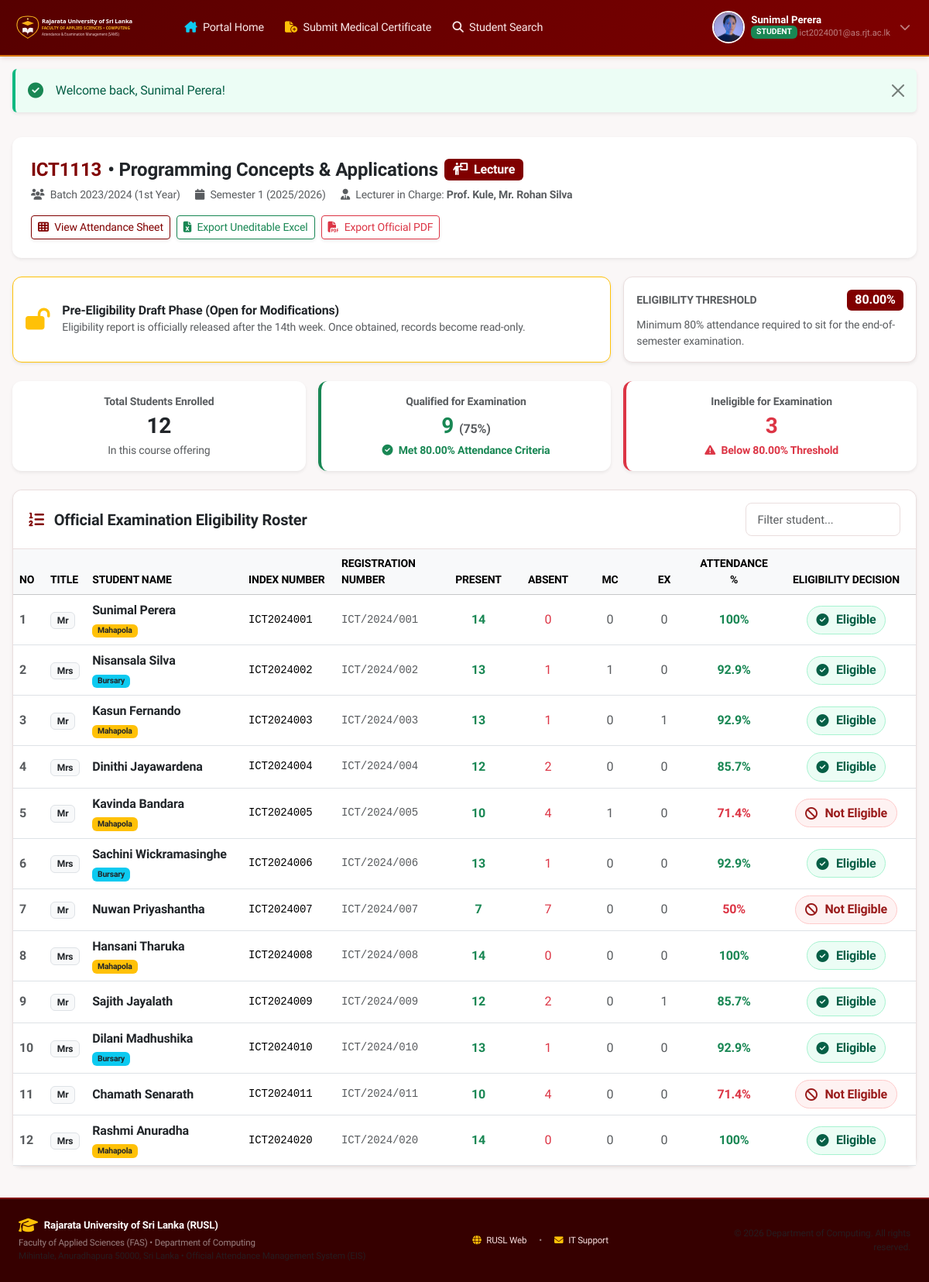
The app's page /eligibility_report.php (signed in) with its own data.
### tables this page shows
CREATE TABLE IF NOT EXISTS `students` (
    `id` INT AUTO_INCREMENT PRIMARY KEY,
    `reg_number` VARCHAR(50) NOT NULL UNIQUE,
    `index_number` VARCHAR(50) NOT NULL UNIQUE,
    `nic` VARCHAR(30) NULL,
    `name` VARCHAR(255) NOT NULL,
    `gender` ENUM('Male', 'Female') NOT NULL,
    `title` VARCHAR(10) NOT NULL,
    `batch_id` INT NOT NULL,
    `is_mahapola` TINYINT(1) DEFAULT 0,
    `is_bursary` TINYINT(1) DEFAULT 0,
    `email` VARCHAR(191) NULL UNIQUE,
    `created_at` TIMESTAMP DEFAULT CURRENT_TIMESTAMP,
    CONSTRAINT `fk_student_batch` FOREIGN KEY (`batch_id`) REFERENCES `academic_batches` (`id`) ON DELETE RESTRICT
);

CREATE TABLE IF NOT EXISTS `course_offerings` (
    `id` INT AUTO_INCREMENT PRIMARY KEY,
    `course_id` INT NOT NULL,
    `session_type` ENUM('lecture', 'practical') NOT NULL,
    `offering_code` VARCHAR(50) NOT NULL UNIQUE,
    `display_name` VARCHAR(255) NOT NULL,
    `eligibility_threshold` DECIMAL(5,2) DEFAULT 80.00,
    `is_locked` TINYINT(1) DEFAULT 0,
    `locked_at` DATETIME NULL,
    `locked_by` INT NULL,
    `created_at` TIMESTAMP DEFAULT CURRENT_TIMESTAMP,
    CONSTRAINT `fk_offering_course` FOREIGN KEY (`course_id`) REFERENCES `courses` (`id`) ON DELETE CASCADE,
    CONSTRAINT `fk_offering_locked_by` FOREIGN KEY (`locked_by`) REFERENCES `users` (`id`) ON DELETE SET NULL
);

CREATE TABLE IF NOT EXISTS `courses` (
    `id` INT AUTO_INCREMENT PRIMARY KEY,
    `course_code` VARCHAR(30) NOT NULL UNIQUE,
    `course_name` VARCHAR(255) NOT NULL,
    `batch_id` INT NOT NULL,
    `semester_id` INT NOT NULL,
    `has_practical` TINYINT(1) DEFAULT 0,
    `created_at` TIMESTAMP DEFAULT CURRENT_TIMESTAMP,
    CONSTRAINT `fk_course_batch` FOREIGN KEY (`batch_id`) REFERENCES `academic_batches` (`id`) ON DELETE CASCADE,
    CONSTRAINT `fk_course_semester` FOREIGN KEY (`semester_id`) REFERENCES `semesters` (`id`) ON DELETE CASCADE
);

CREATE TABLE IF NOT EXISTS `academic_batches` (
    `id` INT AUTO_INCREMENT PRIMARY KEY,
    `batch_name` VARCHAR(100) NOT NULL,
    `batch_code` VARCHAR(20) NOT NULL UNIQUE,
    `year_of_study` INT NOT NULL,
    `academic_year` VARCHAR(30) NOT NULL,
    `is_active` TINYINT(1) DEFAULT 1,
    `created_at` TIMESTAMP DEFAULT CURRENT_TIMESTAMP
);

CREATE TABLE IF NOT EXISTS `semesters` (
    `id` INT AUTO_INCREMENT PRIMARY KEY,
    `semester_number` INT NOT NULL,
    `academic_year` VARCHAR(30) NOT NULL,
    `is_current` TINYINT(1) DEFAULT 1,
    `start_date` DATE NULL,
    `end_date` DATE NULL,
    `created_at` TIMESTAMP DEFAULT CURRENT_TIMESTAMP,
    UNIQUE KEY `uk_semester_year` (`semester_number`, `academic_year`)
);

CREATE TABLE IF NOT EXISTS `course_enrollments` (
    `id` INT AUTO_INCREMENT PRIMARY KEY,
    `offering_id` INT NOT NULL,
    `student_id` INT NOT NULL,
    `practical_qualification_status` ENUM('pending', 'qualified', 'disqualified') DEFAULT 'pending',
    `hod_qualification_remarks` TEXT NULL,
    `hod_evaluated_at` DATETIME NULL,
    `hod_evaluated_by` INT NULL,
    UNIQUE KEY `uk_offering_student` (`offering_id`, `student_id`),
    CONSTRAINT `fk_ce_offering` FOREIGN KEY (`offering_id`) REFERENCES `course_offerings` (`id`) ON DELETE CASCADE,
    CONSTRAINT `fk_ce_student` FOREIGN KEY (`student_id`) REFERENCES `students` (`id`) ON DELETE CASCADE,
    CONSTRAINT `fk_ce_hod` FOREIGN KEY (`hod_evaluated_by`) REFERENCES `users` (`id`) ON DELETE SET NULL
);

### public/eligibility_report.php (the view, shortened to what the rows shown need)
<?php
require_once __DIR__ . '/../config/app.php';
require_once __DIR__ . '/../services/EligibilityService.php';
$eligibilityService = new EligibilityService();
$offeringId = isset($_GET['id']) ? (int)$_GET['id'] : 1;
$data = $eligibilityService->getOfferingAttendanceSheet($offeringId);
$offering = $data['offering'];
$students = $data['students'];
$totalStudents = count($students);
$eligibleCount = 0;
$ineligibleCount = 0;
foreach ($students as $st) {
    if ($st['is_eligible']) {
        $eligibleCount++;
    } else {
        $ineligibleCount++;
    }
}
$eligiblePct = $totalStudents > 0 ? round(($eligibleCount / $totalStudents) * 100, 1) : 0;
require_once __DIR__ . '/layout/header.php';
?>
<div class="card shadow-sm border-0 mb-4 bg-white">
    <div class="card-body p-4">
        <div class="d-flex flex-wrap justify-content-between align-items-start gap-3">
            <div>
                <div class="d-flex align-items-center gap-2 mb-1">
                    <span class="fs-4 fw-bold text-primary"><?= e($offering['course_code']) ?></span>
                    <span class="fs-4 fw-bold text-dark">&bull; <?= e($offering['course_name']) ?></span>
                    <?php if ($offering['session_type'] === 'practical'): ?>
                        <span class="badge bg-warning text-dark fs-6"><i class="fa-solid fa-flask-vial me-1"></i> Practical</span>
                    <?php else: ?>
                        <span class="badge bg-primary fs-6"><i class="fa-solid fa-person-chalkboard me-1"></i> Lecture</span>
                    <?php endif; ?>
                </div>
                <div class="text-muted small">
                    <span class="me-3"><i class="fa-solid fa-users me-1"></i> <?= e($offering['batch_name']) ?></span>
                    <span class="me-3"><i class="fa-solid fa-calendar me-1"></i> Semester <?= e($offering['semester_number']) ?> (<?= e($offering['academic_year']) ?>)</span>
                    <span><i class="fa-solid fa-user-tie me-1"></i> Lecturer in Charge: <strong>
                    </strong></span>
                </div>
            </div>
        </div>
    </div>
</div>
<div class="row g-3 mb-4">
    <div class="col-lg-4">
        <div class="card shadow-sm h-100">
            <div class="card-body p-3">
                <div class="d-flex justify-content-between align-items-center mb-2">
                    <span class="small fw-bold text-muted text-uppercase">Eligibility Threshold</span>
                    <span class="badge bg-primary fs-6 fw-bold"><?= e($offering['eligibility_threshold']) ?>%</span>
                </div>
            </div>
        </div>
    </div>
</div>
<div class="row g-3 mb-4 text-center">
    <div class="col-sm-4">
        <div class="card shadow-sm border-0 bg-white p-3 border-start border-4 border-success">
            <div class="text-muted small fw-semibold">Qualified for Examination</div>
            <div class="fs-3 fw-bold text-success"><?= $eligibleCount ?> <span class="fs-6 text-muted">(<?= $eligiblePct ?>%)</span></div>
            <small class="text-success fw-semibold"><i class="fa-solid fa-circle-check me-1"></i> Met <?= $offering['eligibility_threshold'] ?>% Attendance Criteria</small>
        </div>
    </div>
    <div class="col-sm-4">
        <div class="card shadow-sm border-0 bg-white p-3 border-start border-4 border-danger">
            <div class="text-muted small fw-semibold">Ineligible for Examination</div>
            <div class="fs-3 fw-bold text-danger"><?= $ineligibleCount ?></div>
            <small class="text-danger fw-semibold"><i class="fa-solid fa-triangle-exclamation me-1"></i> Below <?= $offering['eligibility_threshold'] ?>% Threshold</small>
        </div>
    </div>
</div>
<div class="card shadow-sm mb-4">
    <div class="table-responsive">
        <table class="table table-hover align-middle mb-0" id="eligibilityTable">
            <thead class="table-light small text-muted text-uppercase">
                <tr>
                    <th style="width: 40px;">No</th>
                    <th style="width: 50px;">Title</th>
                    <th>Student Name</th>
                    <th style="width: 120px;">Index Number</th>
                    <th style="width: 140px;">Registration Number</th>
                    <th style="width: 90px;" class="text-center">Present</th>
                    <th style="width: 90px;" class="text-center">Absent</th>
                    <th style="width: 70px;" class="text-center">MC</th>
                    <th style="width: 70px;" class="text-center">Ex</th>
                    <th style="width: 110px;" class="text-center">Attendance %</th>
                    <th style="width: 180px;" class="text-center">Eligibility Decision</th>
                </tr>
            </thead>
            <tbody>
                <?php if (empty($students)): ?>
                    <tr><td colspan="11" class="text-center py-4 text-muted">No students enrolled.</td></tr>
                <?php else: ?>
                    <?php foreach ($students as $st): ?>
                        <tr>
                            <td class="text-muted fw-bold"><?= $st['no'] ?></td>
                            <td><span class="badge bg-light text-dark border"><?= e($st['title']) ?></span></td>
                            <td>
                                <div class="fw-semibold text-dark"><?= e($st['name']) ?></div>
                                <?php if ($st['is_mahapola']): ?>
                                    <span class="badge bg-warning text-dark" style="font-size: 0.65rem;">Mahapola</span>
                                <?php endif; ?>
                                <?php if ($st['is_bursary']): ?>
                                    <span class="badge bg-info text-dark" style="font-size: 0.65rem;">Bursary</span>
                                <?php endif; ?>
                            </td>
                            <td class="font-monospace small"><?= e($st['index_number']) ?></td>
                            <td class="font-monospace small text-muted"><?= e($st['reg_number']) ?></td>
                            <td class="text-center fw-bold text-success"><?= $st['present_weeks'] ?></td>
                            <td class="text-center text-danger"><?= $st['absent_weeks'] ?></td>
                            <td class="text-center text-muted"><?= $st['mc_submitted'] ?></td>
                            <td class="text-center text-muted"><?= $st['ex_submitted'] ?></td>
                            <td class="text-center">
                                <span class="fw-bold fs-6 <?= $st['is_eligible'] ? 'text-success' : 'text-danger' ?>">
                                    <?= $st['attendance_percentage'] ?>%
                                </span>
                            </td>
                            <td class="text-center">
                                <?php if ($st['is_eligible']): ?>
                                    <span class="badge-eligible fs-6">
                                        <i class="fa-solid fa-circle-check me-1"></i> <?= e($st['eligibility_status']) ?>
                                    </span>
                                <?php else: ?>
                                    <span class="badge-ineligible fs-6">
                                        <i class="fa-solid fa-ban me-1"></i> <?= e($st['eligibility_status']) ?>
                                    </span>
                                <?php endif; ?>
                            </td>
                        </tr>
                    <?php endforeach; ?>
                <?php endif; ?>
            </tbody>
        </table>
    </div>
</div>
<?php require_once __DIR__ . '/layout/footer.php'; ?>

### public/layout/header.php (shortened to what the rows shown need)
<?php
require_once __DIR__ . '/../../config/app.php';
$user = getCurrentUser();
$role = $user['role'] ?? null;
$avatarImg = 'assets/images/avatar_student.jpg';
?>
<!DOCTYPE html>
<html lang="en">
<head>
    <link href="https://cdnjs.cloudflare.com/ajax/libs/bootstrap/5.3.3/css/bootstrap.min.css" rel="stylesheet">
    <link rel="stylesheet" href="https://cdnjs.cloudflare.com/ajax/libs/font-awesome/6.5.1/css/all.min.css">
    <link rel="stylesheet" href="assets/css/style.css">
</head>
<body>
    <nav class="navbar navbar-expand-lg navbar-dark navbar-sams sticky-top">
        <div class="container-fluid px-3">
            <div class="collapse navbar-collapse" id="samsNavbar">
                <?php if (isLoggedIn()): ?>
                    <ul class="navbar-nav me-auto mb-2 mb-lg-0 ms-lg-3">
                        <li class="nav-item">
                            <a class="nav-link <?= (basename($_SERVER['PHP_SELF']) == 'dashboard.php' || basename($_SERVER['PHP_SELF']) == $role . '_dashboard.php') ? 'active' : '' ?>" href="dashboard.php">
                                <i class="fa-solid fa-house-chimney me-1 text-info"></i> Portal Home
                            </a>
                        </li>
                        <?php if ($role === 'student'): ?>
                            <li class="nav-item">
                                <a class="nav-link <?= basename($_SERVER['PHP_SELF']) == 'absence_requests.php' ? 'active' : '' ?>" href="absence_requests.php">
                                    <i class="fa-solid fa-file-circle-plus me-1 text-warning"></i> Submit Medical Certificate
                                </a>
                            </li>
                        <?php endif; ?>
                        <li class="nav-item">
                            <a class="nav-link <?= basename($_SERVER['PHP_SELF']) == 'student_search.php' ? 'active' : '' ?>" href="student_search.php">
                                <i class="fa-solid fa-magnifying-glass me-1"></i> Student Search
                            </a>
                        </li>
                    </ul>
                    <div class="d-flex align-items-center ms-auto">
                        <div class="dropdown">
                            <button class="btn btn-dark d-flex align-items-center gap-2 py-1 px-2 border-0 bg-transparent text-white" type="button" data-bs-toggle="dropdown" aria-expanded="false">
                                <img src="<?= e($avatarImg) ?>" alt="Avatar" class="user-avatar-img">
                                <div class="text-start d-none d-md-block">
                                    <div class="fw-bold" style="font-size: 0.825rem; line-height: 1.1;"><?= e($user['full_name']) ?></div>
                                    <div class="text-white-50" style="font-size: 0.7rem;">
                                        <?php
                                            $badgeClass = 'bg-success';
                                        ?>
                                        <span class="badge <?= $badgeClass ?> px-1.5 py-0.5 text-uppercase" style="font-size: 0.65rem;">
                                            <?= e($role) ?>
                                        </span>
                                        <?= e($user['email']) ?>
                                    </div>
                                </div>
                                <i class="fa-solid fa-chevron-down text-white-50 small ms-1"></i>
                            </button>
                        </div>
                    </div>
                <?php endif; ?>
            </div>
        </div>
    </nav>
    <main class="main-content py-3">
        <div class="container-fluid px-3">

### records on screen
students: name "Sunimal Perera", email "ict2024001@as.rjt.ac.lk"
course_offerings: course.course_code "ICT1113", course.course_name "Programming Concepts & Applications", academic_batches.batch_name "Batch 2023/2024 (1st Year)", semesters.semester_number "1", semesters.academic_year "2025/2026", eligibility_threshold "80.00"
course_enrollments: no "1", student.title "Mr", student.name "Sunimal Perera", shows "Mahapola", student.index_number "ICT2024001", student.reg_number "ICT/2024/001", present_weeks "14", student.is_bursary "0", attendance_percentage "100", eligibility_status "Eligible"
course_enrollments: no "2", student.title "Mrs", student.name "Nisansala Silva", shows "Bursary", student.index_number "ICT2024002", student.reg_number "ICT/2024/002", present_weeks "13", student.is_bursary "1", student.is_mahapola "0", attendance_percentage "92.9", eligibility_status "Eligible"
course_enrollments: no "3", student.title "Mr", student.name "Kasun Fernando", shows "Mahapola", student.index_number "ICT2024003", student.reg_number "ICT/2024/003", present_weeks "13", student.is_mahapola "1", student.is_bursary "0", attendance_percentage "92.9", eligibility_status "Eligible"
course_enrollments: no "4", student.title "Mrs", student.name "Dinithi Jayawardena", student.index_number "ICT2024004", student.reg_number "ICT/2024/004", present_weeks "12", absent_weeks "2", student.is_bursary "0", attendance_percentage "85.7", eligibility_status "Eligible"
course_enrollments: no "5", student.title "Mr", student.name "Kavinda Bandara", shows "Mahapola", student.index_number "ICT2024005", student.reg_number "ICT/2024/005", present_weeks "10", absent_weeks "4", student.is_mahapola "1", student.is_bursary "0", attendance_percentage "71.4", eligibility_status "Not Eligible"
course_enrollments: no "6", student.title "Mrs", student.name "Sachini Wickramasinghe", shows "Bursary", student.index_number "ICT2024006", student.reg_number "ICT/2024/006", present_weeks "13", student.is_bursary "1", student.is_mahapola "0", attendance_percentage "92.9", eligibility_status "Eligible"
course_enrollments: no "7", student.title "Mr", student.name "Nuwan Priyashantha", student.index_number "ICT2024007", student.reg_number "ICT/2024/007", present_weeks "7", absent_weeks "7", student.is_bursary "0", attendance_percentage "50", eligibility_status "Not Eligible"
course_enrollments: no "8", student.title "Mrs", student.name "Hansani Tharuka", shows "Mahapola", student.index_number "ICT2024008", student.reg_number "ICT/2024/008", present_weeks "14", student.is_bursary "0", attendance_percentage "100", eligibility_status "Eligible"
course_enrollments: no "9", student.title "Mr", student.name "Sajith Jayalath", student.index_number "ICT2024009", student.reg_number "ICT/2024/009", present_weeks "12", absent_weeks "2", student.is_bursary "0", ex_submitted "1", attendance_percentage "85.7", eligibility_status "Eligible"
course_enrollments: no "10", student.title "Mrs", student.name "Dilani Madhushika", shows "Bursary", student.index_number "ICT2024010", student.reg_number "ICT/2024/010", present_weeks "13", student.is_bursary "1", student.is_mahapola "0", attendance_percentage "92.9", eligibility_status "Eligible"
course_enrollments: no "11", student.title "Mr", student.name "Chamath Senarath", student.index_number "ICT2024011", student.reg_number "ICT/2024/011", present_weeks "10", absent_weeks "4", student.is_bursary "0", attendance_percentage "71.4", eligibility_status "Not Eligible"
course_enrollments: no "12", student.title "Mrs", student.name "Rashmi Anuradha", shows "Mahapola", student.index_number "ICT2024020", student.reg_number "ICT/2024/020", present_weeks "14", student.is_bursary "0", attendance_percentage "100", eligibility_status "Eligible"

### other values on screen
$role "STUDENT"
$msg "Welcome back, Sunimal Perera!"
implode(', ', array_map(fn($l) => e($l['full_name']), $lecturers)) "Prof. Kule, Mr. Rohan Silva"
$totalStudents "12"
$eligibleCount "9"
$eligiblePct "75"
$ineligibleCount "3"
APP_UNIVERSITY "Rajarata University of Sri Lanka (RUSL)"
APP_FACULTY "Faculty of Applied Sciences (FAS)"
APP_DEPT "Department of Computing"
